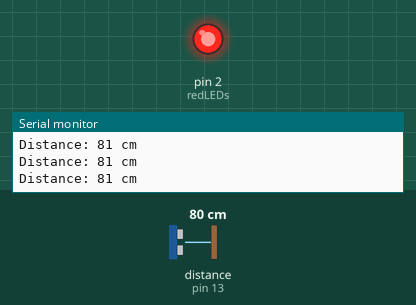
Simulated run of this sketch. Board: Arduino Uno, built with avr-gcc and run on an emulated ATmega328P. Parts: output pins drawn as LEDs (lit = HIGH), the last lines printed to the serial monitor. Wiring (inferred from the names in the program): ultrasonic range finder: trigger pin 12; echo pin 13. Inputs (shaded band) come from the test bench; at power-on: distance to the obstacle (sensor on pin 13) 80 cm. The echo pulse lasts 58.3 µs per cm; pins used as bus, display or sensor lines are not drawn.

Above: at 1.2 s.
1.3 s: distance to the obstacle (sensor on pin 13) set to 18 cm
2.8 s: distance to the obstacle (sensor on pin 13) set to 13 cm
At 3.9 s:
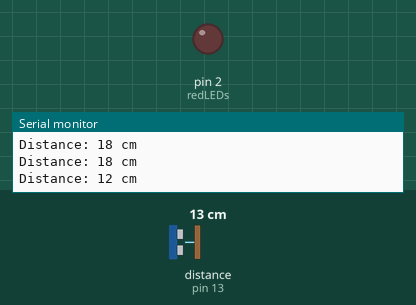
5.8 s: distance to the obstacle (sensor on pin 13) set to 120 cm
At 6.8 s:
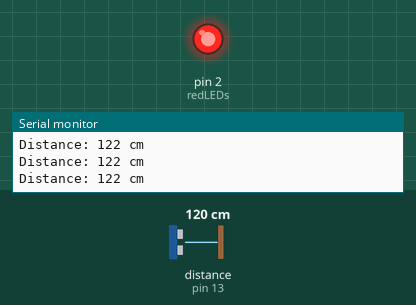
8.8 s: distance to the obstacle (sensor on pin 13) set to 2 cm
At 9.89 s:
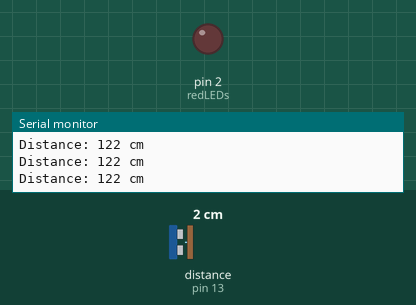
11.8 s: distance to the obstacle (sensor on pin 13) set to 35 cm
At 13.5 s:
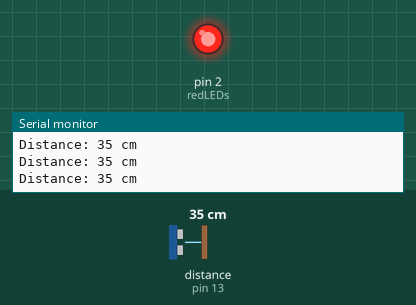
Timing chart, 0 to 14.3 s (numbered marks = the images above; inputs shaded):
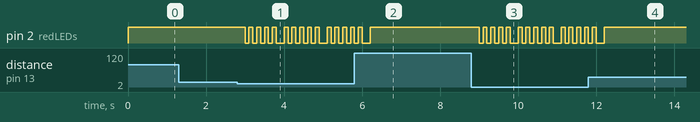

Measured:
- the behaviour switches between 16 and 15 cm on distance to the obstacle (sensor on pin 13) (found by bisection; images 0 and 1)
- after the input at 2.8 s, pin 2 (redLEDs): HIGH → LOW after 0.20 s, then repeats every 1.1 s: 3 × (HIGH 0.10 s, LOW 0.10 s), HIGH 0.10 s, LOW 0.20 s, HIGH 0.10 s, LOW 0.10 s
- after the input at 5.8 s, pin 2 (redLEDs): goes on until 6.2 s, then stays HIGH
- after the input at 8.8 s, pin 2 (redLEDs): HIGH → LOW after 0.20 s, then repeats every 1.1 s: 3 × (HIGH 0.10 s, LOW 0.10 s), HIGH 0.10 s, LOW 0.20 s, HIGH 0.10 s, LOW 0.10 s
- after the input at 11.8 s, pin 2 (redLEDs): goes on until 12.2 s, then stays HIGH

The sketch:

alarmsystem.ino
```cpp
const int echo = 13;
const int trig = 12;
int redLEDs = 2;  // All Red LEDs connected to D2

int duration = 0;
int distance = 0;

void setup() {
  pinMode(trig, OUTPUT);
  pinMode(echo, INPUT);
  pinMode(redLEDs, OUTPUT);
  Serial.begin(9600);
}

void loop() {
  // Send ultrasonic pulse
  digitalWrite(trig, LOW);
  delayMicroseconds(2);
  digitalWrite(trig, HIGH);
  delayMicroseconds(10);
  digitalWrite(trig, LOW);

  // Read echo response
  duration = pulseIn(echo, HIGH, 30000); // Timeout to avoid errors
  distance = (duration / 2) / 28.5;  // Convert to cm

  // Control the Red LEDs
  if (distance > 0 && distance <= 15) {
    // Flash Red LEDs
    for (int i = 0; i < 5; i++) {  // Flash 5 times for visibility
      digitalWrite(redLEDs, HIGH);
      delay(100);
      digitalWrite(redLEDs, LOW);
      delay(100);
    }
  }
  else if (distance > 15) {
    // Keep Red LEDs ON
    digitalWrite(redLEDs, HIGH);
  }

  Serial.print("Distance: ");
  Serial.print(distance);
  Serial.println(" cm");

  delay(100);  // Fast response time
}
```
